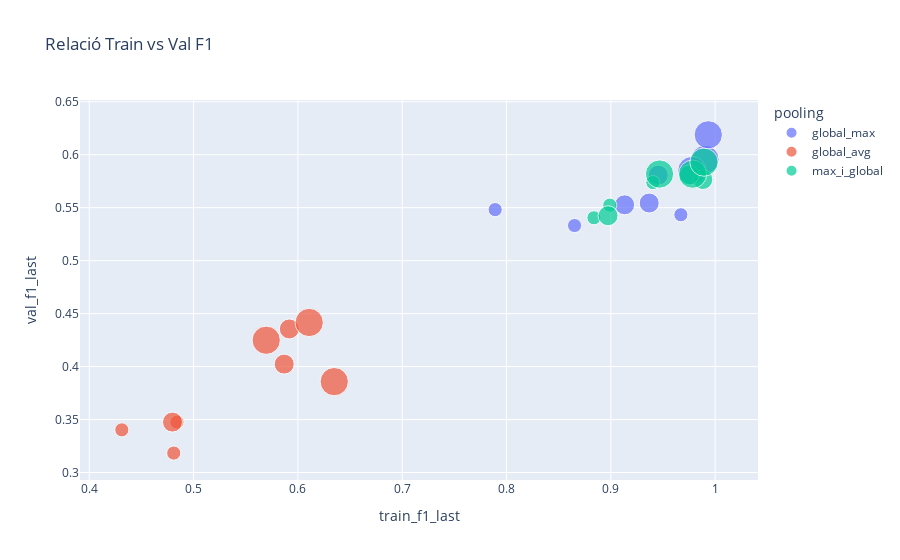

Notebook cell for this chart:
### Code cell
fig = px.scatter(
    df_results,
    x="train_f1_last",
    y="val_f1_last",
    color="pooling",
    size="filters",
    hover_data=["kernel_size"],
    title="Relació Train vs Val F1"
)
fig.show()

### Figure 1 — Plotly figure (JSON) as saved in the notebook; plotly's stock layout.template omitted (floating-point values rounded to 4 significant figures)
{"data": [{"customdata": [[3], [5], [7], [3], [5], [7], [3], [5], [7]], "hovertemplate": "pooling=global_max<br>train_f1_last=%{x}<br>val_f1_last=%{y}<br>filters=%{marker.size}<br>kernel_size=%{customdata[0]}<extra></extra>", "legendgroup": "global_max", "marker": {"color": "#636efa", "size": [32, 32, 32, 64, 64, 64, 128, 128, 128], "sizemode": "area", "sizeref": 0.32, "symbol": "circle"}, "mode": "markers", "name": "global_max", "orientation": "v", "showlegend": true, "type": "scatter", "x": [0.7891, 0.9671, 0.8652, 0.9132, 0.9368, 0.9454, 0.9903, 0.9777, 0.9934], "xaxis": "x", "y": [0.5481, 0.5433, 0.5331, 0.5527, 0.5544, 0.5807, 0.5955, 0.585, 0.6188], "yaxis": "y"}, {"customdata": [[3], [5], [7], [3], [5], [7], [3], [5], [7]], "hovertemplate": "pooling=global_avg<br>train_f1_last=%{x}<br>val_f1_last=%{y}<br>filters=%{marker.size}<br>kernel_size=%{customdata[0]}<extra></extra>", "legendgroup": "global_avg", "marker": {"color": "#EF553B", "size": [32, 32, 32, 64, 64, 64, 128, 128, 128], "sizemode": "area", "sizeref": 0.32, "symbol": "circle"}, "mode": "markers", "name": "global_avg", "orientation": "v", "showlegend": true, "type": "scatter", "x": [0.4312, 0.4841, 0.481, 0.4798, 0.5869, 0.5918, 0.5696, 0.6108, 0.6349], "xaxis": "x", "y": [0.3403, 0.3476, 0.3183, 0.3476, 0.4023, 0.4355, 0.4249, 0.4416, 0.3858], "yaxis": "y"}, {"customdata": [[3], [5], [7], [3], [5], [7], [3], [5], [7]], "hovertemplate": "pooling=max_i_global<br>train_f1_last=%{x}<br>val_f1_last=%{y}<br>filters=%{marker.size}<br>kernel_size=%{customdata[0]}<extra></extra>", "legendgroup": "max_i_global", "marker": {"color": "#00cc96", "size": [32, 32, 32, 64, 64, 64, 128, 128, 128], "sizemode": "area", "sizeref": 0.32, "symbol": "circle"}, "mode": "markers", "name": "max_i_global", "orientation": "v", "showlegend": true, "type": "scatter", "x": [0.8838, 0.899, 0.9403, 0.8973, 0.9882, 0.9751, 0.9467, 0.9784, 0.9893], "xaxis": "x", "y": [0.5404, 0.5524, 0.5737, 0.5424, 0.5766, 0.5809, 0.5817, 0.5816, 0.593], "yaxis": "y"}], "layout": {"legend": {"itemsizing": "constant", "title": {"text": "pooling"}, "tracegroupgap": 0}, "title": {"text": "Relació Train vs Val F1"}, "xaxis": {"anchor": "y", "domain": [0, 1], "title": {"text": "train_f1_last"}}, "yaxis": {"anchor": "x", "domain": [0, 1], "title": {"text": "val_f1_last"}}}}
